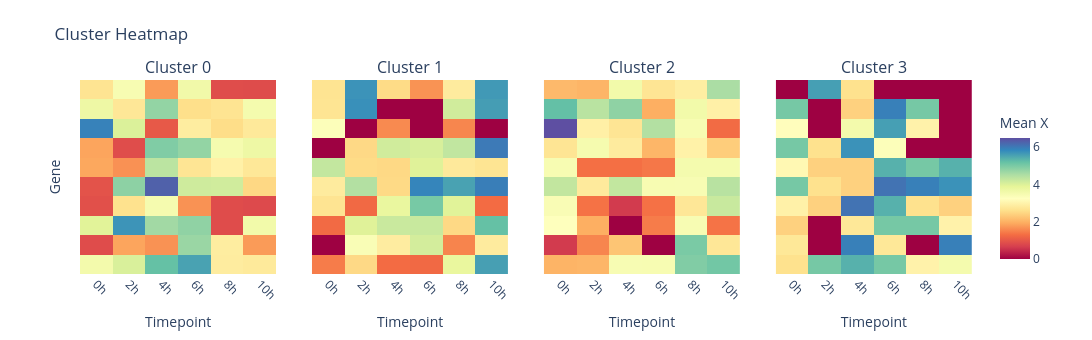

The notebook cell saved with this chart:
### Code cell
# Visualize per-cluster heatmap

hda.visualize.heatmap_per_cluster(
    data=subset_top10,
    cluster=c3_spec,
    key="X",
    kind="trajectory",
    trajectory_id=top_20_traj
)

### Figure 1 — Plotly figure (JSON) as saved in the notebook; plotly's stock layout.template omitted (floating-point values rounded to 4 significant figures)
{"data": [{"colorscale": [[0, "rgb(158,1,66)"], [0.1, "rgb(213,62,79)"], [0.2, "rgb(244,109,67)"], [0.3, "rgb(253,174,97)"], [0.4, "rgb(254,224,139)"], [0.5, "rgb(255,255,191)"], [0.6, "rgb(230,245,152)"], [0.7, "rgb(171,221,164)"], [0.8, "rgb(102,194,165)"], [0.9, "rgb(50,136,189)"], [1, "rgb(94,79,162)"]], "hovertemplate": "<b>Gene</b>: %{y}<br><b>Timepoint</b>: %{x}<br><b>Mean X</b>: %{z:.4f}<extra></extra>", "showscale": false, "type": "heatmap", "x": ["0h", "2h", "4h", "6h", "8h", "10h"], "xaxis": "x", "y": ["YOD1", "SGK1", "PARD6B", "SMAD7", "KLF6", "KLF10", "CEBPD", "PLK2", "ADM", "GRPEL2"], "yaxis": "y", "z": [[3.548, 4.027, 5.186, 5.531, 2.837, 2.786], [0.8456, 1.852, 1.667, 4.686, 2.852, 1.747], [3.931, 5.683, 4.615, 4.782, 0.8456, 3.578], [0.9014, 2.622, 3.503, 1.659, 0.8456, 0.8167], [0.9316, 4.812, 6.267, 4.143, 4.127, 2.483], [1.876, 1.655, 4.348, 2.697, 2.941, 2.745], [1.854, 0.8482, 4.927, 4.753, 3.5, 3.663], [5.896, 4.001, 1.02, 2.852, 2.564, 2.773], [3.666, 2.733, 4.753, 2.591, 2.679, 3.516], [2.671, 3.447, 1.75, 3.594, 0.8482, 0.8379]], "zmax": 6.469, "zmin": 0}, {"colorscale": [[0, "rgb(158,1,66)"], [0.1, "rgb(213,62,79)"], [0.2, "rgb(244,109,67)"], [0.3, "rgb(253,174,97)"], [0.4, "rgb(254,224,139)"], [0.5, "rgb(255,255,191)"], [0.6, "rgb(230,245,152)"], [0.7, "rgb(171,221,164)"], [0.8, "rgb(102,194,165)"], [0.9, "rgb(50,136,189)"], [1, "rgb(94,79,162)"]], "hovertemplate": "<b>Gene</b>: %{y}<br><b>Timepoint</b>: %{x}<br><b>Mean X</b>: %{z:.4f}<extra></extra>", "showscale": false, "type": "heatmap", "x": ["0h", "2h", "4h", "6h", "8h", "10h"], "xaxis": "x2", "y": ["YOD1", "SGK1", "PARD6B", "SMAD7", "KLF6", "KLF10", "CEBPD", "PLK2", "ADM", "GRPEL2"], "yaxis": "y2", "z": [[1.441, 2.504, 1.268, 1.235, 3.779, 5.561], [0.0, 3.386, 2.845, 4.091, 1.519, 2.826], [1.246, 3.951, 4.195, 4.215, 2.5, 5.186], [2.676, 1.235, 3.768, 5.014, 3.941, 1.268], [2.826, 4.44, 2.51, 5.861, 5.532, 5.933], [4.263, 2.533, 2.5, 3.951, 2.784, 2.687], [0.0, 2.504, 4.124, 4.042, 4.293, 5.978], [3.325, 0.0, 1.58, 0.0, 1.538, 0.0], [2.683, 5.733, 0.0, 0.0, 4.124, 5.587], [2.676, 5.704, 2.533, 1.669, 2.826, 5.633]], "zmax": 6.469, "zmin": 0}, {"colorscale": [[0, "rgb(158,1,66)"], [0.1, "rgb(213,62,79)"], [0.2, "rgb(244,109,67)"], [0.3, "rgb(253,174,97)"], [0.4, "rgb(254,224,139)"], [0.5, "rgb(255,255,191)"], [0.6, "rgb(230,245,152)"], [0.7, "rgb(171,221,164)"], [0.8, "rgb(102,194,165)"], [0.9, "rgb(50,136,189)"], [1, "rgb(94,79,162)"]], "hovertemplate": "<b>Gene</b>: %{y}<br><b>Timepoint</b>: %{x}<br><b>Mean X</b>: %{z:.4f}<extra></extra>", "showscale": false, "type": "heatmap", "x": ["0h", "2h", "4h", "6h", "8h", "10h"], "xaxis": "x3", "y": ["YOD1", "SGK1", "PARD6B", "SMAD7", "KLF6", "KLF10", "CEBPD", "PLK2", "ADM", "GRPEL2"], "yaxis": "y3", "z": [[2.013, 2.046, 3.434, 3.455, 4.926, 5.067], [0.6159, 1.53, 2.235, 0.0, 4.985, 2.741], [3.266, 1.953, 0.0, 1.446, 3.433, 1.358], [3.398, 1.345, 0.6159, 1.338, 2.736, 4.213], [4.277, 2.798, 4.272, 3.447, 3.436, 4.382], [3.448, 1.311, 1.311, 1.393, 3.522, 3.522], [2.695, 3.495, 2.822, 2.049, 2.955, 2.338], [6.469, 2.928, 2.702, 4.437, 3.442, 1.26], [5.2, 4.379, 4.793, 1.953, 3.583, 2.932], [2.089, 2.038, 3.575, 2.702, 2.876, 4.532]], "zmax": 6.469, "zmin": 0}, {"colorbar": {"len": 0.85, "title": {"text": "Mean X"}, "y": 0.45}, "colorscale": [[0, "rgb(158,1,66)"], [0.1, "rgb(213,62,79)"], [0.2, "rgb(244,109,67)"], [0.3, "rgb(253,174,97)"], [0.4, "rgb(254,224,139)"], [0.5, "rgb(255,255,191)"], [0.6, "rgb(230,245,152)"], [0.7, "rgb(171,221,164)"], [0.8, "rgb(102,194,165)"], [0.9, "rgb(50,136,189)"], [1, "rgb(94,79,162)"]], "hovertemplate": "<b>Gene</b>: %{y}<br><b>Timepoint</b>: %{x}<br><b>Mean X</b>: %{z:.4f}<extra></extra>", "showscale": true, "type": "heatmap", "x": ["0h", "2h", "4h", "6h", "8h", "10h"], "xaxis": "x4", "y": ["YOD1", "SGK1", "PARD6B", "SMAD7", "KLF6", "KLF10", "CEBPD", "PLK2", "ADM", "GRPEL2"], "yaxis": "y4", "z": [[2.623, 5.023, 5.367, 5.023, 2.968, 3.516], [2.744, 0.0, 5.914, 2.744, 0.0, 5.915], [2.4, 0.0, 2.744, 5.023, 5.023, 2.968], [2.946, 2.4, 6.058, 5.367, 2.623, 2.4], [5.023, 2.623, 2.4, 6.058, 5.914, 5.712], [3.09, 2.4, 2.4, 5.368, 5.023, 5.367], [5.023, 2.623, 5.712, 3.314, 0.0, 0.0], [3.201, 0.0, 3.547, 5.569, 2.968, 0.0], [5.023, 0.0, 2.4, 5.915, 5.023, 0.0], [0.0, 5.569, 2.623, 0.0, 0.0, 0.0]], "zmax": 6.469, "zmin": 0}], "layout": {"annotations": [{"font": {"size": 16}, "showarrow": false, "text": "Cluster 0", "x": 0.11, "xanchor": "center", "xref": "paper", "y": 1, "yanchor": "bottom", "yref": "paper"}, {"font": {"size": 16}, "showarrow": false, "text": "Cluster 1", "x": 0.37, "xanchor": "center", "xref": "paper", "y": 1, "yanchor": "bottom", "yref": "paper"}, {"font": {"size": 16}, "showarrow": false, "text": "Cluster 2", "x": 0.63, "xanchor": "center", "xref": "paper", "y": 1, "yanchor": "bottom", "yref": "paper"}, {"font": {"size": 16}, "showarrow": false, "text": "Cluster 3", "x": 0.89, "xanchor": "center", "xref": "paper", "y": 1, "yanchor": "bottom", "yref": "paper"}], "height": 340, "margin": {"b": 60, "l": 80, "r": 120, "t": 80}, "paper_bgcolor": "white", "plot_bgcolor": "white", "title": {"text": "Cluster Heatmap"}, "width": 1275, "xaxis": {"anchor": "y", "domain": [0, 0.22], "tickangle": 45, "title": {"text": "Timepoint"}}, "xaxis2": {"anchor": "y2", "domain": [0.26, 0.48], "tickangle": 45, "title": {"text": "Timepoint"}}, "xaxis3": {"anchor": "y3", "domain": [0.52, 0.74], "tickangle": 45, "title": {"text": "Timepoint"}}, "xaxis4": {"anchor": "y4", "domain": [0.78, 1], "tickangle": 45, "title": {"text": "Timepoint"}}, "yaxis": {"anchor": "x", "domain": [0, 1], "showticklabels": false, "title": {"text": "Gene"}}, "yaxis2": {"anchor": "x2", "domain": [0, 1], "showticklabels": false, "title": {"text": ""}}, "yaxis3": {"anchor": "x3", "domain": [0, 1], "showticklabels": false, "title": {"text": ""}}, "yaxis4": {"anchor": "x4", "domain": [0, 1], "showticklabels": false, "title": {"text": ""}}}}
